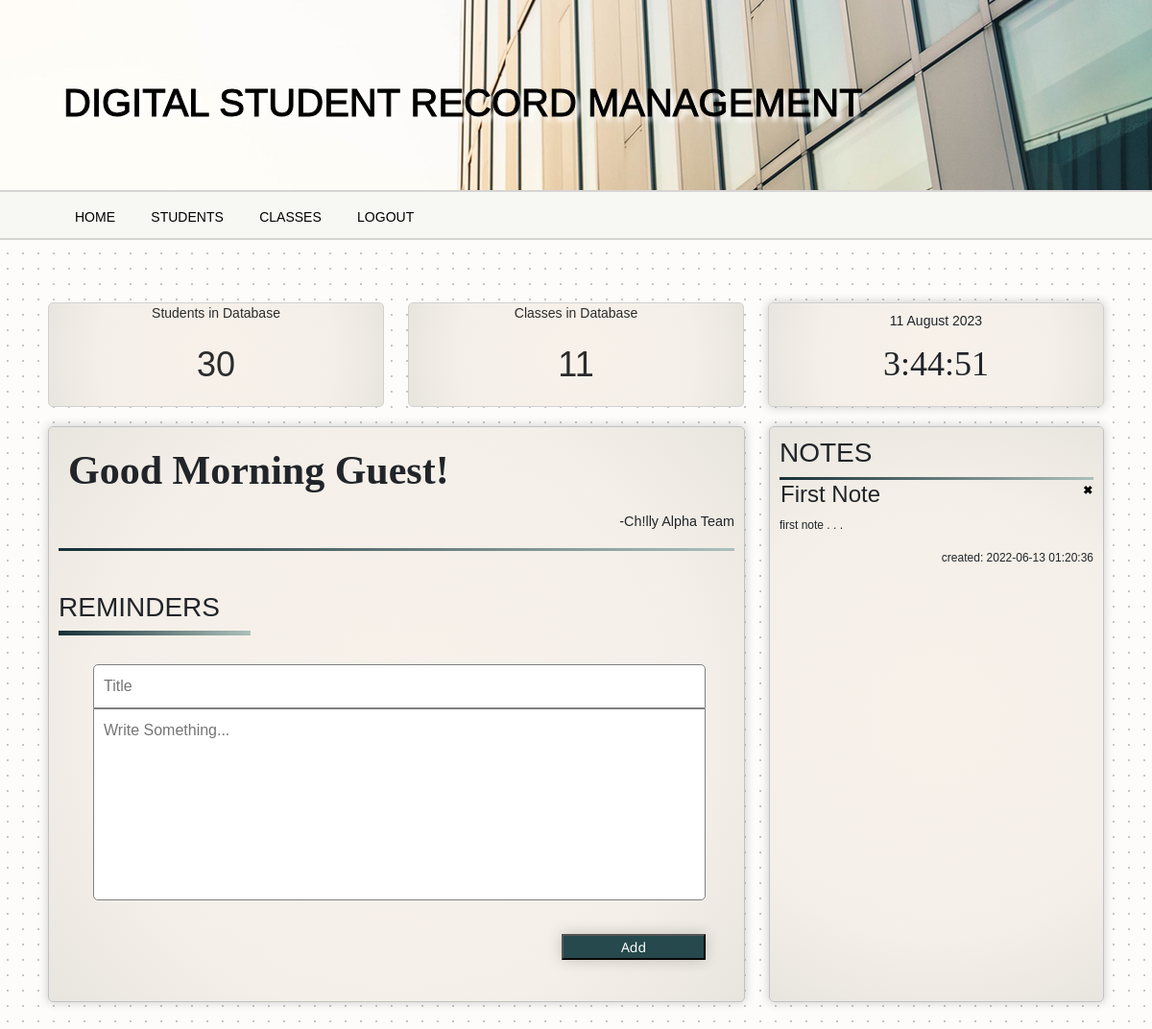
The app's page /DSMS/home.php with its own data.
### tables this page shows
CREATE TABLE `reminder` (
  `reminder_id` int(10) NOT NULL,
  `reminder_title` varchar(50) DEFAULT NULL,
  `reminder_content` text DEFAULT NULL,
  `ts` timestamp NOT NULL DEFAULT current_timestamp() ON UPDATE current_timestamp()
);

### DSMS/home.php (the view, shortened to what this page needs)
<?php
include('connection.php');
?>
<!DOCTYPE html>
<html lang="en">
<head>
    <link rel="stylesheet" href="style.css">
<link href="https://cdn.jsdelivr.net/npm/bootstrap@5.1.3/dist/css/bootstrap.min.css" rel="stylesheet">
</head>
<body class="custom-body">
<div class="custom-head">
        <div class="px-3 custom-head-content mx-auto  ">
                        <h1 style = "text-align: left; margin-top:60px;">DIGITAL STUDENT RECORD MANAGEMENT</h1>
        </div>
    </div>
<?php
include "header.php";
?>
<div class=" home-content mx-auto">
    <div class="home-col-1">
        <a href="studentList.php">
            <p>Students in Database</p>
            <?php
            $sqls = "SELECT * from student";
            if ($results = mysqli_query($con, $sqls)) {
            $rowcount = mysqli_num_rows( $results );
            echo "<p class='prompt-val'>".$rowcount."</p>";
             }
            ?>
        </a>
        <a href="classList.php">
            <p>Classes in Database</p>
            <?php
            $sqlc = "SELECT * from class";
            if ($resultc = mysqli_query($con, $sqlc)) {
            $rowcountc = mysqli_num_rows( $resultc);
            echo "<p class='prompt-val'>".$rowcountc."</p>";
             }
            ?>
        </a>
        <div>
            <p id="datetoday"></p>
            <p id="clock" class="prompt-val" style = "font-family: Clock;"></p>
        </div>
    </div>
    <div class="home-col-2"style = "border: none !important;">
        <div class="home-reminder">
            <div class="rem-displ">
                <div class="disp-title">
                     <?php
                    if($_SESSION['user_status'] == "admin"){
                        $displayName = "Neil";
                    }else{
                        $displayName = "Guest";
                    }
                    $hourMin = date('H:i');
                    if ($hourMin >= 00 && $hourMin < 12 ){
                        $greeting = "Good Morning ";
                    }else if($hourMin > 12 && $hourMin < 18 ){
                        $greeting = "Good Afternoon ";
                    }else if($hourMin > 18){
                        $greeting = "Good Evening ";
                    }
                    $toDisplay = $greeting.$displayName;
                    ?>
                    <h2 id = "welcomeuser" style = "font-family: Welcome; font-size: 350%; font-weight: bold; padding: 10px"><?php echo $toDisplay ?>!</h2>
                    <p style="text-align: right; font-size: 120%;">-Ch!lly Alpha Team</p>
                </div>
            </div>
            <div class="line-sep"></div>
            <h3>&nbsp;&nbsp;</h3>
            <h3>REMINDERS</h3>
            <div class="reminder-line"></div>
            <div class="reminder-input">
                <form method="POST" action="add_reminder.php">
                    <div >
                        <input  class="rem-title" name = "title" type="text" placeholder="Title">
                    </div>
                    <div>
                        <textarea class="rem-body" name = "content" placeholder="Write Something..."></textarea>
                    </div>
                    <div>
                        <button class="rem-submit"type="submit">Add</button>
                    </div>
                </form>
            </div>
        </div>
        <div class="home-calendar"><h3>NOTES</h3>
                <?php
                      $query = "select * from reminder";
                      $result = mysqli_query($con,$query);
                      while($row = $result->fetch_assoc()) {
                          ?>
                          <div class="line-sep"></div>
                        <div class="disp-title">
                        <table style="width:100%">
                            <tr>
                                <th><h4 align = "left"><?php echo $row["reminder_title"]; ?></h4></th>
                                <th><p align = "right"><a href="reminder_delete.php? id=<?php echo $row["reminder_id"]; ?>"  class="b1" >&#10006;</a></p></th>
                            </tr>
                        </table>
                        <p><?php echo $row["reminder_content"]; ?></p>
                        <p align = "right">created: <?php echo $row["ts"]; ?></p>
                        </div>
                      <?php
                      }
                  ?>
        </div>
    </div>
</div>
<body onmousemove="reset_interval()" onclick="reset_interval()" onkeypress="reset_interval()" onscroll="reset_interval()">
</body>
</html>

### DSMS/style.css (style rules this page uses)
* { margin:0; box-sizing: border-box; }
.custom-body { font-family: Welcome, Helvetica, sans-serif; background-color: #fdfcfa; opacity: 1; background-image: radial-gradient(#c6c6c2 0.8px, #fdfcfa 0.8px); background-size: 16px 16px; font-size: 12px; }
.custom-head-content, .custom-navbar-content,.custom-content { max-width: 1100px; }
div.custom-head { background-color: rgb(24, 25, 24); background: url(./images/header-5.jpg); background-size: auto; background-repeat: no-repeat; background-position: center; color: rgb(0, 0, 0); height: 200px; border-bottom: 2px solid rgb(215, 212, 212); max-width: 1600px; margin: auto; }
.custom-head-content { min-width: 760px; padding: 23px 0; text-shadow: 5px 5px 5px rgb(255, 255, 255); }
.custom-head-content h1 { font-size: 40px; margin-top: 20px; -webkit-text-stroke-width: 1px; -webkit-text-stroke-color: rgb(0, 0, 0); }
div.home-content { max-width: 1100px; margin: 60px 0 60px 0 ; border-radius: 5px; display: flex; flex-direction: column; gap: 10px; }
div.home-col-1 { padding: 5px 0; display: flex; flex-direction: row; gap:25px; justify-content: center; min-width: 1100px; }
div.home-col-1>a,div.home-col-1>div { background: rgb(247,241,234); background: radial-gradient(circle, rgba(247,241,234,1) 0%, rgba(244,239,232,1) 68%, rgba(232,229,223,1) 100%); width: 350px; font-size: 14px; text-align: center; border: 1px solid rgb(210, 209, 210); border-radius: 5px; }
div.home-col-1>a { text-decoration: none; color:rgb(43, 43, 43); }
div.home-col-1>div p { line-height: normal; padding-top: 10px; }
div.home-col-1 p.prompt-val { font-size: 36px; padding-top: 0; }
div.home-col-2 { display: flex; flex-direction: row; gap:25px; justify-content: center; padding: 5px 0; min-width: 1100px; }
div.home-col-2>div { background: rgb(247,241,234); background: radial-gradient(circle, rgba(247,241,234,1) 0%, rgba(244,239,232,1) 68%, rgba(232,229,223,1) 100%); border: 1px solid #c1c2c5; padding: 10px; }
div.home-reminder { min-width: 726px; }
div.home-calendar { width: 350px; }
div.home-col-1>div,div.home-col-2>div { border-radius: 5px; box-shadow: 0px 0px 10px 1px rgb(46 45 45 / 20%); }
div.reminder-line { background: rgb(23,48,55); background: linear-gradient(90deg, rgba(23,48,55,1) 0%, rgba(172,192,187,1) 100%); height: 5px; width: 200px; }
div.reminder-input { text-align: right; margin:30px 0; padding: 0 30px; }
div.reminder-input input[type=text],div.reminder-input textarea { outline: none; width: 638px; border: none; padding: 10px 10px; font-size: 16px; }
div.reminder-input input.rem-title { border: 1px solid gray; border-radius: 5px 5px 0 0 ; }
div.reminder-input textarea.rem-body { border-radius: 0 0 5px 5px ; border: 1px solid gray; min-height: 200px; resize: none; }
div.reminder-input button.rem-submit { font-size: 14px; color:white; margin-top: 30px; margin-left:100px; min-width:150px; font-family: 'Noto Sans', sans-serif; background-color: #25494d; box-shadow: 0px 0px 16px 0px rgba(0,0,0,0.2); }
div.line-sep { height: 3px; width: 100%; background: rgb(23,48,55); background: linear-gradient(90deg, rgba(23,48,55,1) 0%, rgba(172,192,187,1) 100%); }

### DSMS/home.php (style rules this page uses)
.b1 { border: none; background: none; cursor: pointer; margin: 0; padding: 0; text-decoration: none; color:black; }
.home-calendar { overflow-y: scroll; height: 600px; }
.home-calendar { -ms-overflow-style: none; scrollbar-width: none; }

### records on screen
reminder: reminder_title "First Note", reminder_content "first note . . .", ts "2022-06-13 01:20:36"

### other values on screen
$rowcount "30"
$rowcountc "11"
$toDisplay "Good Morning Guest"
